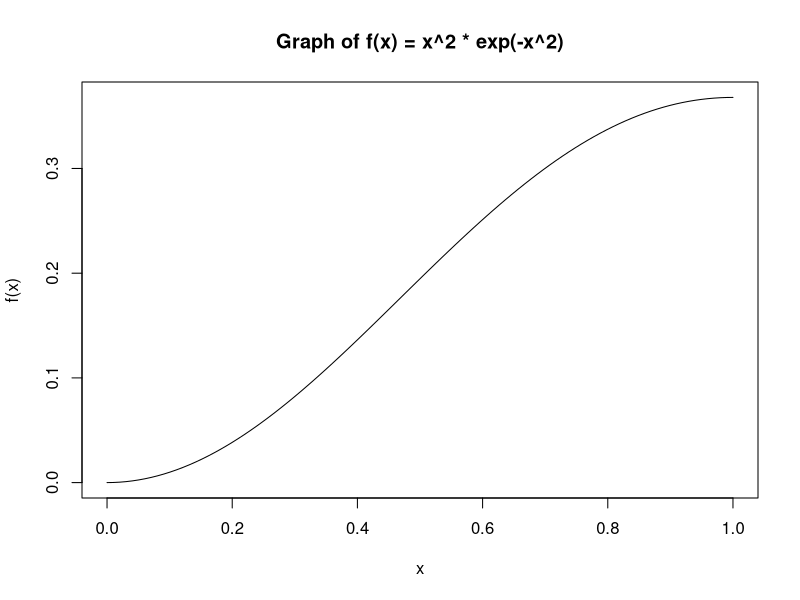
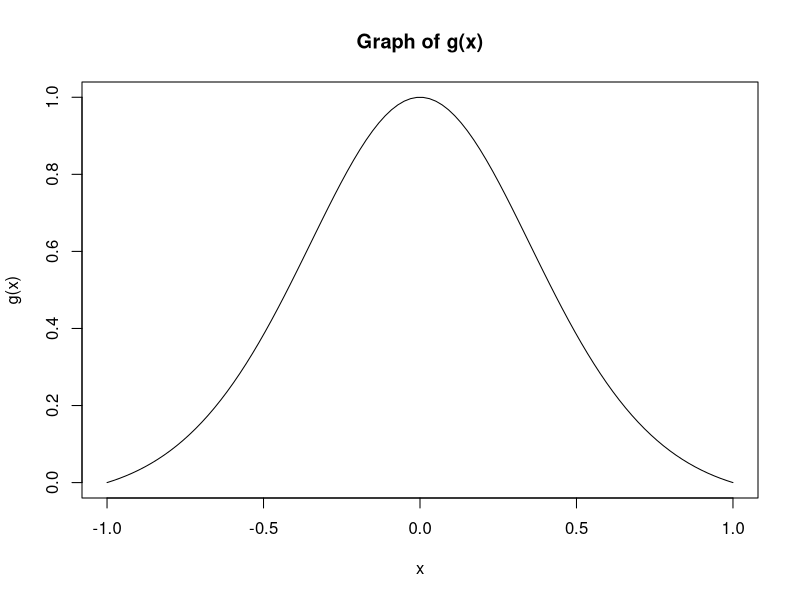
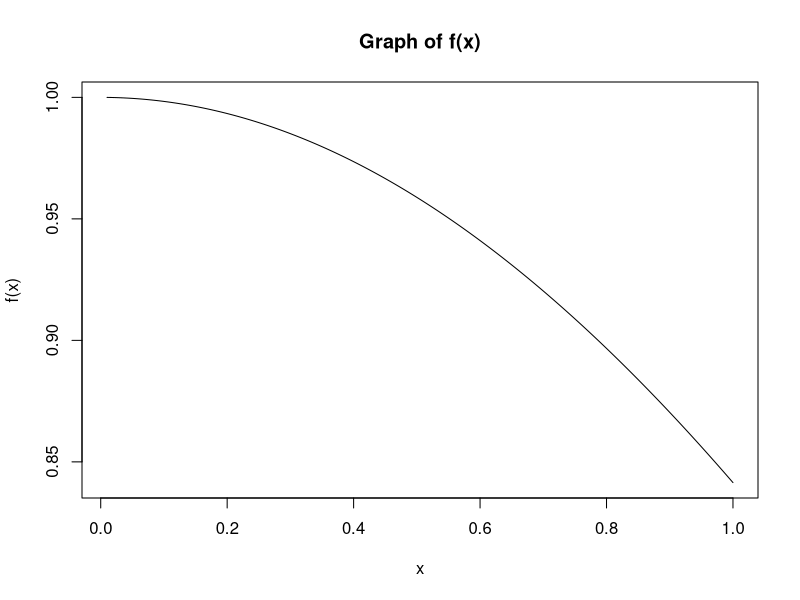

Reproduce these figures in R, in order.
## ---- chunk 1
set.seed(675)
# options(scipen = 3)
## ---- chunk 2
# Define the integrand function
f <- function(x) exp(-x)

# Part (a)
n <- 1000  # number of samples
x_smp <- runif(n, min = 0, max = 2)  # sampling U(0, 2)
theta_hat_1 <- mean(f(x_smp)) * 2
var_hat_1 <- var(f(x_smp)) * 2^2 # var. estimate

# Part (b)
x_smp_exp <- rexp(n)  # exp distr
theta_hat_2 <- mean(x_smp_exp <= 2)
var_hat_2 <- var(x_smp_exp <= 2)

# Part (c)
results <- matrix(c(var_hat_1, var_hat_2),
                  nrow = 1, ncol = 2)
colnames(results) <- c("Uniform dist", "Exponential dist.")
rownames(results) <- c("Variance")
print(results)

# Comparing efficiencies
if (var_hat_1 < var_hat_2) {
  cat("Uniform distribution estimator is more efficient.\n")
} else if (var_hat_1 > var_hat_2) {
  cat("Exponential distribution estimator is more efficient.\n")
} else {
  cat("Both estimators have the same efficiency.\n")
}
## ---- chunk 3
# Define the integrand function
f <- function(x) x^2 * exp(-x^2)

# Part (a)
x_values <- seq(0, 1, length.out = 100)
plot(x_values, f(x_values), type = "l",
     xlab = "x", ylab = "f(x)",
     main = "Graph of f(x) = x^2 * exp(-x^2)")

# Part (b)
n <- 1000
x_smp <- runif(n)            # unif sampling U(0, 1)
theta_mc <- mean(f(x_smp))
var_mc <- var(f(x_smp)) / n  # variance estimate

# Part (c)
# Antithetic variable approach
x_smp_anti <- c(runif(n / 2, 0, 0.5),
                1 - runif(n / 2, 0, 0.5))  # antithetic variables
theta_anti <- mean(f(x_smp_anti))
var_anti <- var(f(x_smp_anti)) / n         # antithetic var. est.

# Calculate variance reduction percentage
var_red_pct <- 100 * (1 - var_anti / var_mc)

# Report results
results <- matrix(c(theta_mc, theta_anti, var_mc, var_anti),
                  nrow = 2, ncol = 2)
colnames(results) <- c("Estimate", "Variance")
rownames(results) <- c("Monte Carlo", "Antithetic")
results <- round(results, 7)
print(results)
cat("Percentage of variance reduction over Monte Carlo: ",
    round(var_red_pct, 3), "%\n", sep = "")
## ---- chunk 4
# Define the integrand function
g <- function(x) (1 - x^2) / (1 + x^2)^3

# Part (a)
x_values <- seq(-1, 1, length.out = 100)
plot(x_values, g(x_values), type = "l",
     xlab = "x", ylab = "g(x)",
     main = "Graph of g(x)")

# Part (b)
n <- 1000  # number of samples
x_smp <- runif(n, -1, 1)           # unif sampling U(-1, 1)
mu_mc <- mean(g(x_smp)) * 2
var_mc <- var(g(x_smp)) * 2^2 / n  # variance estimate

# Part (c)
# Proposal distribution is a normal distribution centered at 0
prop_dens <- function(x) dnorm(x, mean = 0, sd = 1)
prop_smp <- function(n) rnorm(n, mean = 0, sd = 1)

# Generate samples from the proposal distribution
x_smp_imp <- prop_smp(n)

# Generate normalized the weights
weights_fun <- function(x) g(x) / prop_dens(x)
weights <- weights_fun(x_smp_imp)
weights <- weights / sum(weights)

# Estimate mu and var using importance sampling
mu_imp <- mean(g(x_smp_imp) / prop_dens(x_smp_imp))
var_imp <- var(g(x_smp_imp) * weights)# * 2^2 / n


# Calculate variance reduction percentage
var_red_pct <- 100 * (1 - var_imp / var_mc)

# Report results
results <- matrix(c(mu_mc, mu_imp, var_mc, var_imp),
                  nrow = 2, ncol = 2)
colnames(results) <- c("mu estimate", "variance")
rownames(results) <- c("Monte Carlo", "Importance Sampling")
results <- round(results, 7)
print(results)

cat("Percentage of variance reduction over Monte Carlo: ",
    round(var_red_pct, 3), "%\n", sep = "")
## ---- chunk 5
# Define the integrand function
f <- function(x) {
  ifelse(x == 0, 1, sin(x) / x)
}

# Part (a)
# Plot the function
# x = 0 is omitted to avoid singularity
x_values <- seq(0.01, 1, length.out = 1000)
plot(x_values, f(x_values), type = "l",
     xlab = "x", ylab = "f(x)", main = "Graph of f(x)")

# Part (b)
# Monte Carlo estimation
n <- 1000
x_smp <- runif(n)                   # unif sampling U(0, 1)
theta_mc <- mean(f(x_smp))
theta_intg <- integrate(f, 0, 1)$value  # Exact value using integrate()

# Compare results
estimates <- matrix(c(theta_mc, theta_intg),
                    nrow = 1, ncol = 2)
colnames(estimates) <- c("Monte Carlo", "integrate()")
rownames(estimates) <- c("Theta Estimate")
print(estimates)

# Part (c)
# Estimate the variance of theta hat
var_hat <- var(f(x_smp)) / n  # variance estimate
cat("Variance estimate of theta:", var_hat, "\n")

# Part (d)
## ---- chunk 6

